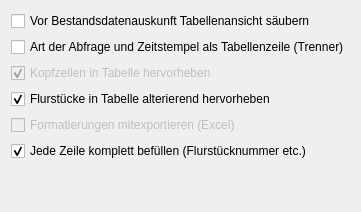
             <widget class="QWidget" name="tab_5">
              <attribute name="title">
               <string>Tabelle</string>
              </attribute>
              <layout class="QVBoxLayout" name="verticalLayout_17">
               <item>
                <widget class="QCheckBox" name="cb_clean_tab">
                 <property name="text">
                  <string>Vor Bestandsdatenauskunft Tabellenansicht säubern</string>
                 </property>
                </widget>
               </item>
               <item>
                <widget class="QCheckBox" name="cb_query_headline">
                 <property name="enabled">
                  <bool>true</bool>
                 </property>
                 <property name="text">
                  <string>Art der Abfrage und Zeitstempel als Tabellenzeile (Trenner)</string>
                 </property>
                 <property name="checked">
                  <bool>false</bool>
                 </property>
                </widget>
               </item>
               <item>
                <widget class="QCheckBox" name="cb_highlight_headline">
                 <property name="enabled">
                  <bool>false</bool>
                 </property>
                 <property name="text">
                  <string>Kopfzeilen in Tabelle hervorheben</string>
                 </property>
                 <property name="checkable">
                  <bool>true</bool>
                 </property>
                 <property name="checked">
                  <bool>true</bool>
                 </property>
                </widget>
               </item>
               <item>
                <widget class="QCheckBox" name="cb_alter_colors">
                 <property name="text">
                  <string>Flurstücke in Tabelle alterierend hervorheben</string>
                 </property>
                 <property name="checked">
                  <bool>true</bool>
                 </property>
                </widget>
               </item>
               <item>
                <widget class="QCheckBox" name="cb_export_formatting">
                 <property name="enabled">
                  <bool>false</bool>
                 </property>
                 <property name="text">
                  <string>Formatierungen mitexportieren (Excel)</string>
                 </property>
                </widget>
               </item>
               <item>
                <widget class="QCheckBox" name="cb_fill_each_line">
                 <property name="text">
                  <string>Jede Zeile komplett befüllen (Flurstücknummer etc.)</string>
                 </property>
                 <property name="checked">
                  <bool>true</bool>
                 </property>
                </widget>
               </item>
               <item>
                <spacer name="verticalSpacer_6">
                 <property name="orientation">
                  <enum>Qt::Vertical</enum>
                 </property>
                 <property name="sizeHint" stdset="0">
                  <size>
                   <width>20</width>
                   <height>40</height>
                  </size>
                 </property>
                </spacer>
               </item>
              </layout>
             </widget>
